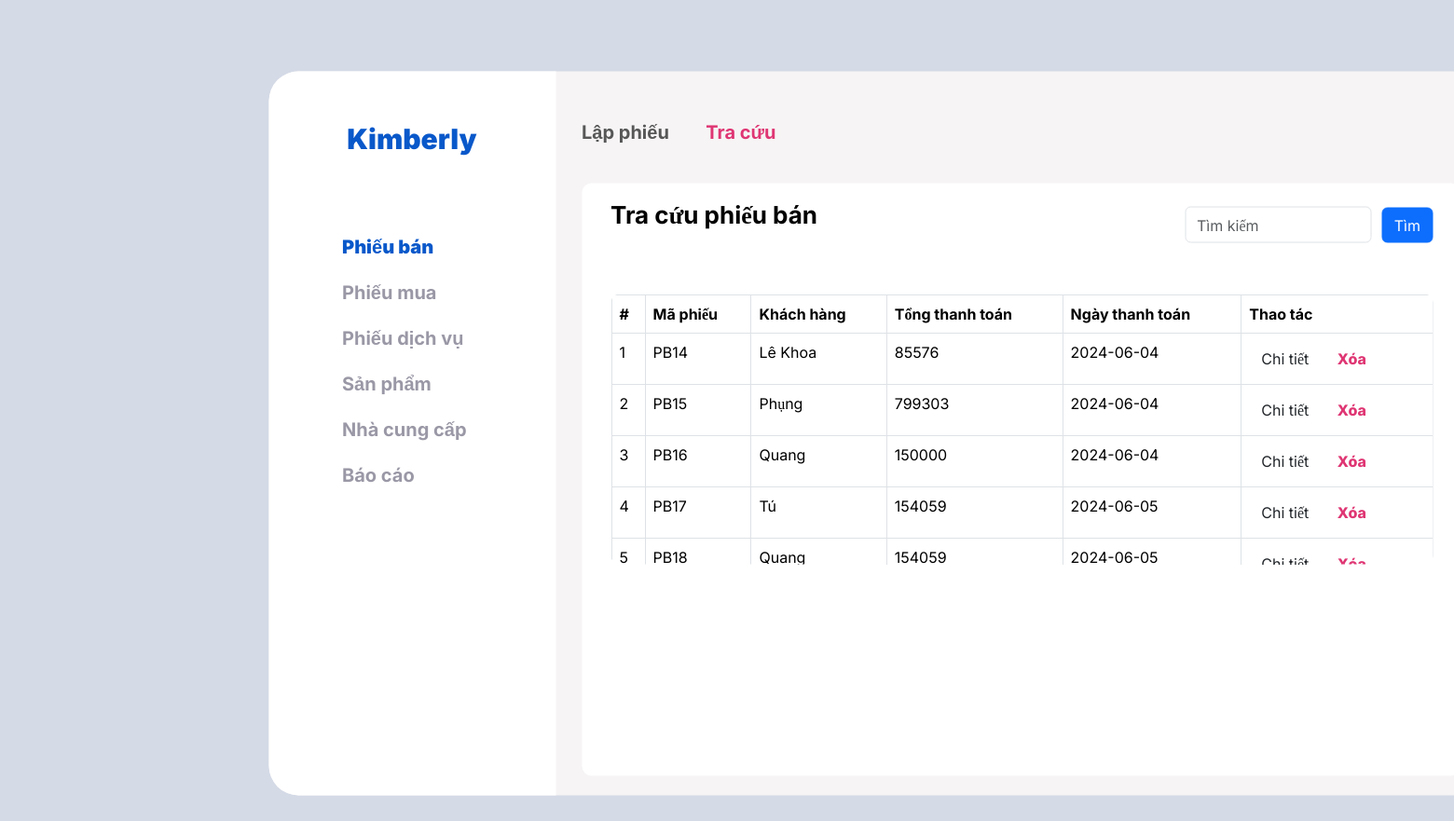
The app's page /Frontend/traCuuPhieuBan.php with its own data.
### tables this page shows
CREATE TABLE `phieuban` (
  `SoPhieu` varchar(10) NOT NULL,
  `NgayLap` date DEFAULT NULL,
  `KhachHang` varchar(50) DEFAULT NULL,
  `TongTien` bigint(20) DEFAULT NULL
);

### BackEnd/TraCuuPBH/DS_PB.php (the view, shortened to what this page needs)
<?php
include "../Form_login/db_conn.php";
$sql = "SELECT * FROM PHIEUBAN";
$result = mysqli_query($conn, $sql);
$i = 1;
if (mysqli_num_rows($result) > 0) {
    while ($row = mysqli_fetch_assoc($result)) {
        echo "<tr>
                <td>".$i."</td>
                <td>".$row['SoPhieu']."</td>
                <td>".$row['KhachHang']."</td>
                <td>".$row['TongTien']."</td>
                <td>".$row['NgayLap']."</td>
                <td>
                  <button type='button' class='btn ChiTietSanPham' data-id='".$row['SoPhieu']."' data-kh='".$row['KhachHang']."' data-tongtien='".$row['TongTien']."' data-ngaylap='".$row['NgayLap']."' >Chi tiết</button>
                  <button type='button' class='btn Xoa' onclick='xoaSP(\"".$row['SoPhieu']."\")'>Xóa</button>
                </td>
              </tr>";
        $i++;
    }
} else {
    echo "<tr><td colspan='5'>Không tìm thấy phiếu bán nào</td></tr>";
}
?>

### css/stylePB.css (style rules this page uses)
body { margin: 0; padding: 0; font-family: Inter, san serif; background-color: #D4DAE6 ; width: 1881px; height: 930px; position: relative; }
.Xoa { color: #DF3673; font-weight: 800; }

### records on screen
phieuban: SoPhieu "PB14", KhachHang "Lê Khoa", TongTien "85576", NgayLap "2024-06-04"
phieuban: SoPhieu "PB15", KhachHang "Phụng", TongTien "799303", NgayLap "2024-06-04"
phieuban: SoPhieu "PB16", KhachHang "Quang", TongTien "150000", NgayLap "2024-06-04"
phieuban: SoPhieu "PB17", KhachHang "Tú", TongTien "154059", NgayLap "2024-06-05"
phieuban: SoPhieu "PB18", KhachHang "Quang", TongTien "154059", NgayLap "2024-06-05"
